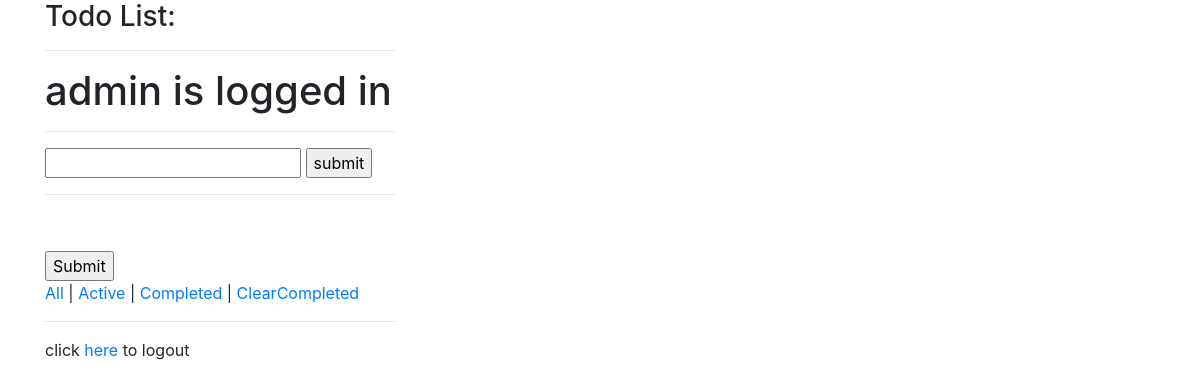
Before: /todos/active/ (signed in) with the older database file.
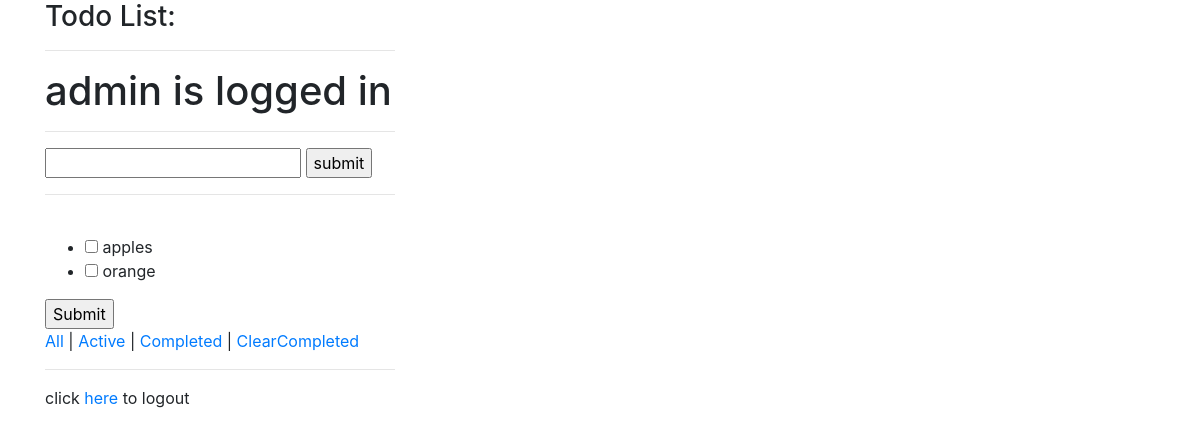
After: the same page with the newer database file.
### todos/models.py (models this page shows, shortened)
class Todo(models.Model):
    title = models.CharField(max_length=200)
    completed = models.BooleanField(null=False,default=False)
    created_at = models.DateTimeField(auto_now_add=True)
    author = models.CharField(max_length=200)

### todos/views.py (the view)
def show_active(request):
    uname = request.session.get('uname')
    todos = Todo.objects.filter(completed=False,author=uname)
    context = {
        'todos': todos
    }
    return render(request, 'index.html', context)

### todos/templates/index.html (shortened to what this page needs)
<!DOCTYPE html>
<html lang="en">
<head>
    <link rel="stylesheet" href="https://maxcdn.bootstrapcdn.com/bootstrap/4.0.0-beta/css/bootstrap.min.css">
</head>
<body>
<div class="container">
  <div class="row">
    <div class="col-sm-4">
<h3>Todo List:</h3><hr>
{% if request.user.is_authenticated %}
    <h1> {{request.user.username}} is logged in <hr></h1>
<form method="post" action="{% url 'index' %}">
    <input type="text" name="title" id="title"/>
    <input type="submit" value="submit" />
</form>
<hr>
<br>
<form method="post" action="{% url 'save_state'%}">
<ul>
{% for todo in todos %}
<li>
    <input class="testCheck" type="checkbox" id="{{ todo.title }}" name="{{ todo.title }}" value=""
          >   {{ todo.title }}
</li>
{% endfor %}
</ul>
 <input type="submit" value="Submit">
</form>
<a href="/todos/">All </a>|
<a href="/todos/active">Active </a>|
<a href="/todos/completed">Completed </a>|
<a href="/todos/clear_completed"> ClearCompleted</a>
<hr>
click <a href="/accounts/logout/">here</a> to logout
{% endif %}
    </div></div></div>
</body>
</html>

Changed rows visible on the page:
now on this page (row edited): Todo: title "apples"
now on this page (row edited): Todo: title "orange"
